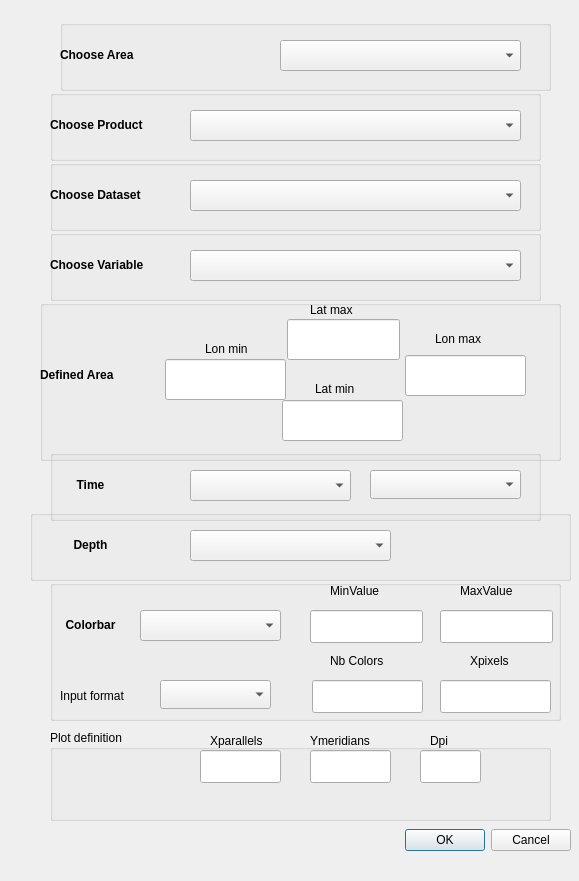
<?xml version="1.0" encoding="UTF-8"?>
<ui version="4.0">
 <class>Dialog</class>
 <widget class="QDialog" name="Dialog">
  <property name="geometry">
   <rect>
    <x>0</x>
    <y>0</y>
    <width>579</width>
    <height>881</height>
   </rect>
  </property>
  <property name="windowTitle">
   <string>Dialog</string>
  </property>
  <widget class="QDialogButtonBox" name="buttonBox">
   <property name="geometry">
    <rect>
     <x>230</x>
     <y>820</y>
     <width>341</width>
     <height>41</height>
    </rect>
   </property>
   <property name="orientation">
    <enum>Qt::Horizontal</enum>
   </property>
   <property name="standardButtons">
    <set>QDialogButtonBox::Cancel|QDialogButtonBox::Ok</set>
   </property>
  </widget>
  <widget class="QGroupBox" name="groupBox">
   <property name="geometry">
    <rect>
     <x>60</x>
     <y>20</y>
     <width>491</width>
     <height>71</height>
    </rect>
   </property>
   <property name="title">
    <string/>
   </property>
   <widget class="QComboBox" name="comboBox">
    <property name="geometry">
     <rect>
      <x>220</x>
      <y>20</y>
      <width>241</width>
      <height>31</height>
     </rect>
    </property>
   </widget>
   <widget class="QLabel" name="label">
    <property name="geometry">
     <rect>
      <x>0</x>
      <y>20</y>
      <width>101</width>
      <height>31</height>
     </rect>
    </property>
    <property name="text">
     <string>&lt;html&gt;&lt;head/&gt;&lt;body&gt;&lt;p&gt;&lt;span style=&quot; font-weight:600;&quot;&gt;Choose Area &lt;/span&gt;&lt;/p&gt;&lt;/body&gt;&lt;/html&gt;</string>
    </property>
   </widget>
  </widget>
  <widget class="QGroupBox" name="groupBox_2">
   <property name="geometry">
    <rect>
     <x>50</x>
     <y>90</y>
     <width>491</width>
     <height>71</height>
    </rect>
   </property>
   <property name="title">
    <string/>
   </property>
   <widget class="QComboBox" name="comboBox_2">
    <property name="geometry">
     <rect>
      <x>140</x>
      <y>20</y>
      <width>331</width>
      <height>31</height>
     </rect>
    </property>
   </widget>
   <widget class="QLabel" name="label_2">
    <property name="geometry">
     <rect>
      <x>0</x>
      <y>20</y>
      <width>111</width>
      <height>31</height>
     </rect>
    </property>
    <property name="text">
     <string>&lt;html&gt;&lt;head/&gt;&lt;body&gt;&lt;p&gt;&lt;span style=&quot; font-weight:600;&quot;&gt;Choose Product&lt;/span&gt;&lt;/p&gt;&lt;/body&gt;&lt;/html&gt;</string>
    </property>
   </widget>
  </widget>
  <widget class="QGroupBox" name="groupBox_3">
   <property name="geometry">
    <rect>
     <x>50</x>
     <y>160</y>
     <width>491</width>
     <height>71</height>
    </rect>
   </property>
   <property name="title">
    <string/>
   </property>
   <widget class="QComboBox" name="comboBox_3">
    <property name="geometry">
     <rect>
      <x>140</x>
      <y>20</y>
      <width>331</width>
      <height>31</height>
     </rect>
    </property>
   </widget>
   <widget class="QLabel" name="label_3">
    <property name="geometry">
     <rect>
      <x>0</x>
      <y>20</y>
      <width>111</width>
      <height>31</height>
     </rect>
    </property>
    <property name="text">
     <string>&lt;html&gt;&lt;head/&gt;&lt;body&gt;&lt;p&gt;&lt;span style=&quot; font-weight:600;&quot;&gt;Choose Dataset&lt;/span&gt;&lt;/p&gt;&lt;/body&gt;&lt;/html&gt;</string>
    </property>
   </widget>
  </widget>
  <widget class="QGroupBox" name="groupBox_4">
   <property name="geometry">
    <rect>
     <x>50</x>
     <y>230</y>
     <width>491</width>
     <height>71</height>
    </rect>
   </property>
   <property name="title">
    <string/>
   </property>
   <widget class="QComboBox" name="comboBox_4">
    <property name="geometry">
     <rect>
      <x>140</x>
      <y>20</y>
      <width>331</width>
      <height>31</height>
     </rect>
    </property>
   </widget>
   <widget class="QLabel" name="label_4">
    <property name="geometry">
     <rect>
      <x>0</x>
      <y>20</y>
      <width>121</width>
      <height>31</height>
     </rect>
    </property>
    <property name="text">
     <string>&lt;html&gt;&lt;head/&gt;&lt;body&gt;&lt;p&gt;&lt;span style=&quot; font-weight:600;&quot;&gt;Choose Variable&lt;/span&gt;&lt;/p&gt;&lt;/body&gt;&lt;/html&gt;</string>
    </property>
   </widget>
  </widget>
  <widget class="QGroupBox" name="groupBox_5">
   <property name="geometry">
    <rect>
     <x>40</x>
     <y>300</y>
     <width>521</width>
     <height>161</height>
    </rect>
   </property>
   <property name="title">
    <string/>
   </property>
   <widget class="QLabel" name="label_5">
    <property name="geometry">
     <rect>
      <x>0</x>
      <y>60</y>
      <width>101</width>
      <height>31</height>
     </rect>
    </property>
    <property name="text">
     <string>&lt;html&gt;&lt;head/&gt;&lt;body&gt;&lt;p&gt;&lt;span style=&quot; font-weight:600;&quot;&gt;Defined Area&lt;/span&gt;&lt;/p&gt;&lt;/body&gt;&lt;/html&gt;</string>
    </property>
   </widget>
   <widget class="QLineEdit" name="lineEdit">
    <property name="geometry">
     <rect>
      <x>125</x>
      <y>59</y>
      <width>121</width>
      <height>41</height>
     </rect>
    </property>
   </widget>
   <widget class="QLineEdit" name="lineEdit_2">
    <property name="geometry">
     <rect>
      <x>365</x>
      <y>55</y>
      <width>121</width>
      <height>41</height>
     </rect>
    </property>
   </widget>
   <widget class="QLineEdit" name="lineEdit_3">
    <property name="geometry">
     <rect>
      <x>247</x>
      <y>19</y>
      <width>113</width>
      <height>41</height>
     </rect>
    </property>
   </widget>
   <widget class="QLineEdit" name="lineEdit_4">
    <property name="geometry">
     <rect>
      <x>242</x>
      <y>100</y>
      <width>121</width>
      <height>41</height>
     </rect>
    </property>
   </widget>
   <widget class="QLabel" name="label_6">
    <property name="geometry">
     <rect>
      <x>165</x>
      <y>38</y>
      <width>71</width>
      <height>21</height>
     </rect>
    </property>
    <property name="text">
     <string>Lon min</string>
    </property>
   </widget>
   <widget class="QLabel" name="label_7">
    <property name="geometry">
     <rect>
      <x>395</x>
      <y>28</y>
      <width>66</width>
      <height>21</height>
     </rect>
    </property>
    <property name="text">
     <string>Lon max</string>
    </property>
   </widget>
   <widget class="QLabel" name="label_8">
    <property name="geometry">
     <rect>
      <x>275</x>
      <y>78</y>
      <width>66</width>
      <height>21</height>
     </rect>
    </property>
    <property name="text">
     <string>Lat min</string>
    </property>
   </widget>
   <widget class="QLabel" name="label_9">
    <property name="geometry">
     <rect>
      <x>270</x>
      <y>-1</y>
      <width>66</width>
      <height>21</height>
     </rect>
    </property>
    <property name="text">
     <string>Lat max</string>
    </property>
   </widget>
  </widget>
  <widget class="QGroupBox" name="groupBox_6">
   <property name="geometry">
    <rect>
     <x>50</x>
     <y>450</y>
     <width>491</width>
     <height>71</height>
    </rect>
   </property>
   <property name="title">
    <string/>
   </property>
   <widget class="QComboBox" name="comboBox_5">
    <property name="geometry">
     <rect>
      <x>140</x>
      <y>20</y>
      <width>161</width>
      <height>31</height>
     </rect>
    </property>
   </widget>
   <widget class="QLabel" name="label_10">
    <property name="geometry">
     <rect>
      <x>-20</x>
      <y>20</y>
      <width>121</width>
      <height>31</height>
     </rect>
    </property>
    <property name="text">
     <string>&lt;html&gt;&lt;head/&gt;&lt;body&gt;&lt;p align=&quot;center&quot;&gt;&lt;span style=&quot; font-weight:600;&quot;&gt;Time&lt;/span&gt;&lt;/p&gt;&lt;/body&gt;&lt;/html&gt;</string>
    </property>
   </widget>
   <widget class="QComboBox" name="comboBox_6">
    <property name="geometry">
     <rect>
      <x>320</x>
      <y>20</y>
      <width>151</width>
      <height>29</height>
     </rect>
    </property>
   </widget>
  </widget>
  <widget class="QGroupBox" name="groupBox_7">
   <property name="geometry">
    <rect>
     <x>30</x>
     <y>510</y>
     <width>541</width>
     <height>71</height>
    </rect>
   </property>
   <property name="title">
    <string/>
   </property>
   <widget class="QComboBox" name="comboBox_7">
    <property name="geometry">
     <rect>
      <x>160</x>
      <y>20</y>
      <width>201</width>
      <height>31</height>
     </rect>
    </property>
   </widget>
   <widget class="QLabel" name="label_11">
    <property name="geometry">
     <rect>
      <x>0</x>
      <y>20</y>
      <width>121</width>
      <height>31</height>
     </rect>
    </property>
    <property name="text">
     <string>&lt;html&gt;&lt;head/&gt;&lt;body&gt;&lt;p align=&quot;center&quot;&gt;&lt;span style=&quot; font-weight:600;&quot;&gt;Depth&lt;/span&gt;&lt;/p&gt;&lt;/body&gt;&lt;/html&gt;</string>
    </property>
   </widget>
  </widget>
  <widget class="QGroupBox" name="groupBox_8">
   <property name="geometry">
    <rect>
     <x>50</x>
     <y>580</y>
     <width>511</width>
     <height>141</height>
    </rect>
   </property>
   <property name="title">
    <string/>
   </property>
   <widget class="QComboBox" name="comboBox_8">
    <property name="geometry">
     <rect>
      <x>90</x>
      <y>30</y>
      <width>141</width>
      <height>31</height>
     </rect>
    </property>
   </widget>
   <widget class="QLabel" name="label_12">
    <property name="geometry">
     <rect>
      <x>-30</x>
      <y>30</y>
      <width>141</width>
      <height>31</height>
     </rect>
    </property>
    <property name="text">
     <string>&lt;html&gt;&lt;head/&gt;&lt;body&gt;&lt;p align=&quot;center&quot;&gt;&lt;span style=&quot; font-weight:600;&quot;&gt;Colorbar&lt;/span&gt;&lt;/p&gt;&lt;/body&gt;&lt;/html&gt;</string>
    </property>
   </widget>
   <widget class="QLineEdit" name="lineEdit_5">
    <property name="geometry">
     <rect>
      <x>260</x>
      <y>30</y>
      <width>113</width>
      <height>33</height>
     </rect>
    </property>
   </widget>
   <widget class="QLineEdit" name="lineEdit_6">
    <property name="geometry">
     <rect>
      <x>390</x>
      <y>30</y>
      <width>113</width>
      <height>33</height>
     </rect>
    </property>
   </widget>
   <widget class="QLineEdit" name="lineEdit_7">
    <property name="geometry">
     <rect>
      <x>262</x>
      <y>100</y>
      <width>111</width>
      <height>33</height>
     </rect>
    </property>
   </widget>
   <widget class="QLineEdit" name="lineEdit_8">
    <property name="geometry">
     <rect>
      <x>390</x>
      <y>100</y>
      <width>111</width>
      <height>33</height>
     </rect>
    </property>
   </widget>
   <widget class="QLabel" name="label_13">
    <property name="geometry">
     <rect>
      <x>280</x>
      <y>0</y>
      <width>66</width>
      <height>21</height>
     </rect>
    </property>
    <property name="text">
     <string>MinValue</string>
    </property>
   </widget>
   <widget class="QLabel" name="label_14">
    <property name="geometry">
     <rect>
      <x>410</x>
      <y>0</y>
      <width>66</width>
      <height>21</height>
     </rect>
    </property>
    <property name="text">
     <string>MaxValue</string>
    </property>
   </widget>
   <widget class="QLabel" name="label_15">
    <property name="geometry">
     <rect>
      <x>280</x>
      <y>70</y>
      <width>66</width>
      <height>21</height>
     </rect>
    </property>
    <property name="text">
     <string>Nb Colors</string>
    </property>
   </widget>
   <widget class="QLabel" name="label_16">
    <property name="geometry">
     <rect>
      <x>420</x>
      <y>70</y>
      <width>66</width>
      <height>21</height>
     </rect>
    </property>
    <property name="text">
     <string>Xpixels</string>
    </property>
   </widget>
   <widget class="QComboBox" name="comboBox_9">
    <property name="geometry">
     <rect>
      <x>110</x>
      <y>100</y>
      <width>111</width>
      <height>29</height>
     </rect>
    </property>
   </widget>
   <widget class="QLabel" name="label_17">
    <property name="geometry">
     <rect>
      <x>10</x>
      <y>100</y>
      <width>91</width>
      <height>31</height>
     </rect>
    </property>
    <property name="text">
     <string>Input format</string>
    </property>
   </widget>
  </widget>
  <widget class="QGroupBox" name="groupBox_9">
   <property name="geometry">
    <rect>
     <x>50</x>
     <y>730</y>
     <width>501</width>
     <height>91</height>
    </rect>
   </property>
   <property name="title">
    <string>Plot definition</string>
   </property>
   <widget class="QLineEdit" name="lineEdit_9">
    <property name="geometry">
     <rect>
      <x>150</x>
      <y>20</y>
      <width>81</width>
      <height>33</height>
     </rect>
    </property>
   </widget>
   <widget class="QLineEdit" name="lineEdit_10">
    <property name="geometry">
     <rect>
      <x>260</x>
      <y>20</y>
      <width>81</width>
      <height>33</height>
     </rect>
    </property>
   </widget>
   <widget class="QLineEdit" name="lineEdit_11">
    <property name="geometry">
     <rect>
      <x>370</x>
      <y>20</y>
      <width>61</width>
      <height>33</height>
     </rect>
    </property>
   </widget>
   <widget class="QLabel" name="label_20">
    <property name="geometry">
     <rect>
      <x>380</x>
      <y>0</y>
      <width>31</width>
      <height>21</height>
     </rect>
    </property>
    <property name="text">
     <string>Dpi</string>
    </property>
   </widget>
  </widget>
  <widget class="QLabel" name="label_18">
   <property name="geometry">
    <rect>
     <x>210</x>
     <y>730</y>
     <width>66</width>
     <height>21</height>
    </rect>
   </property>
   <property name="text">
    <string>Xparallels</string>
   </property>
  </widget>
  <widget class="QLabel" name="label_19">
   <property name="geometry">
    <rect>
     <x>310</x>
     <y>730</y>
     <width>71</width>
     <height>21</height>
    </rect>
   </property>
   <property name="text">
    <string>Ymeridians</string>
   </property>
  </widget>
 </widget>
 <resources/>
 <connections>
  <connection>
   <sender>buttonBox</sender>
   <signal>accepted()</signal>
   <receiver>Dialog</receiver>
   <slot>accept()</slot>
   <hints>
    <hint type="sourcelabel">
     <x>248</x>
     <y>254</y>
    </hint>
    <hint type="destinationlabel">
     <x>157</x>
     <y>274</y>
    </hint>
   </hints>
  </connection>
  <connection>
   <sender>buttonBox</sender>
   <signal>rejected()</signal>
   <receiver>Dialog</receiver>
   <slot>reject()</slot>
   <hints>
    <hint type="sourcelabel">
     <x>316</x>
     <y>260</y>
    </hint>
    <hint type="destinationlabel">
     <x>286</x>
     <y>274</y>
    </hint>
   </hints>
  </connection>
 </connections>
</ui>
